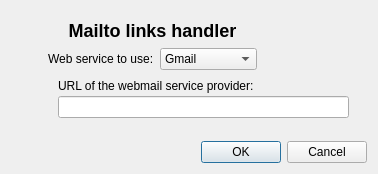
<?xml version="1.0" encoding="UTF-8"?>
<ui version="4.0">
 <class>MailHandle_Settings</class>
 <widget class="QDialog" name="MailHandle_Settings">
  <property name="geometry">
   <rect>
    <x>0</x>
    <y>0</y>
    <width>378</width>
    <height>174</height>
   </rect>
  </property>
  <property name="windowTitle">
   <string>MailHandle Settings</string>
  </property>
  <layout class="QGridLayout" name="gridLayout_1">
   <item row="6" column="1">
    <widget class="QDialogButtonBox" name="buttonBox">
     <property name="orientation">
      <enum>Qt::Horizontal</enum>
     </property>
     <property name="standardButtons">
      <set>QDialogButtonBox::Cancel|QDialogButtonBox::Ok</set>
     </property>
    </widget>
   </item>
   <item row="1" column="1">
    <widget class="QStackedWidget" name="stackedWidget">
     <property name="focusPolicy">
      <enum>Qt::NoFocus</enum>
     </property>
     <property name="currentIndex">
      <number>0</number>
     </property>
     <widget class="QWidget" name="settingsPage">
      <layout class="QGridLayout" name="gridLayout_2">
       <item row="0" column="4">
        <spacer name="horizontalSpacer_3">
         <property name="orientation">
          <enum>Qt::Horizontal</enum>
         </property>
         <property name="sizeHint" stdset="0">
          <size>
           <width>40</width>
           <height>20</height>
          </size>
         </property>
        </spacer>
       </item>
       <item row="0" column="2" colspan="2">
        <widget class="QLabel" name="label">
         <property name="text">
          <string>&lt;html&gt;&lt;head/&gt;&lt;body&gt;&lt;p&gt;&lt;span style=&quot; font-size:x-large; font-weight:600;&quot;&gt;Mailto links handler&lt;/span&gt;&lt;/p&gt;&lt;/body&gt;&lt;/html&gt;</string>
         </property>
         <property name="alignment">
          <set>Qt::AlignCenter</set>
         </property>
        </widget>
       </item>
       <item row="0" column="0">
        <spacer name="horizontalSpacer_2">
         <property name="orientation">
          <enum>Qt::Horizontal</enum>
         </property>
         <property name="sizeHint" stdset="0">
          <size>
           <width>40</width>
           <height>20</height>
          </size>
         </property>
        </spacer>
       </item>
       <item row="0" column="1" alignment="Qt::AlignHCenter|Qt::AlignVCenter">
        <widget class="QLabel" name="label_2">
         <property name="text">
          <string/>
         </property>
         <property name="pixmap">
          <pixmap resource="mailhandle_res.qrc">:/mailhandle/data/mailhandle.png</pixmap>
         </property>
         <property name="alignment">
          <set>Qt::AlignCenter</set>
         </property>
        </widget>
       </item>
       <item row="1" column="2">
        <widget class="QLabel" name="label_3">
         <property name="text">
          <string>Web service to use:</string>
         </property>
        </widget>
       </item>
       <item row="1" column="3">
        <widget class="QComboBox" name="mhservice">
         <item>
          <property name="text">
           <string>Gmail</string>
          </property>
          <property name="icon">
           <iconset resource="mailhandle_res.qrc">
            <normaloff>:/mailhandle/data/gmail.png</normaloff>:/mailhandle/data/gmail.png</iconset>
          </property>
         </item>
         <item>
          <property name="text">
           <string>Mail.ru</string>
          </property>
          <property name="icon">
           <iconset resource="mailhandle_res.qrc">
            <normaloff>:/mailhandle/data/mailru.png</normaloff>:/mailhandle/data/mailru.png</iconset>
          </property>
         </item>
         <item>
          <property name="text">
           <string>Яandex</string>
          </property>
          <property name="icon">
           <iconset resource="mailhandle_res.qrc">
            <normaloff>:/mailhandle/data/yandex.png</normaloff>:/mailhandle/data/yandex.png</iconset>
          </property>
         </item>
         <item>
          <property name="text">
           <string>Outlook</string>
          </property>
          <property name="icon">
           <iconset resource="mailhandle_res.qrc">
            <normaloff>:/mailhandle/data/outlook.png</normaloff>:/mailhandle/data/outlook.png</iconset>
          </property>
         </item>
         <item>
          <property name="text">
           <string>Yahoo!</string>
          </property>
          <property name="icon">
           <iconset resource="mailhandle_res.qrc">
            <normaloff>:/mailhandle/data/yahoo.png</normaloff>:/mailhandle/data/yahoo.png</iconset>
          </property>
         </item>
         <item>
          <property name="text">
           <string>My Opera</string>
          </property>
          <property name="icon">
           <iconset resource="mailhandle_res.qrc">
            <normaloff>:/mailhandle/data/myopera.png</normaloff>:/mailhandle/data/myopera.png</iconset>
          </property>
         </item>
         <item>
          <property name="text">
           <string>FastMail</string>
          </property>
          <property name="icon">
           <iconset resource="mailhandle_res.qrc">
            <normaloff>:/mailhandle/data/fastmail.png</normaloff>:/mailhandle/data/fastmail.png</iconset>
          </property>
         </item>
         <item>
          <property name="text">
           <string>T-Online</string>
          </property>
          <property name="icon">
           <iconset resource="mailhandle_res.qrc">
            <normaloff>:/mailhandle/data/tonline.png</normaloff>:/mailhandle/data/tonline.png</iconset>
          </property>
         </item>
         <item>
          <property name="text">
           <string>RoundCube</string>
          </property>
          <property name="icon">
           <iconset resource="mailhandle_res.qrc">
            <normaloff>:/mailhandle/data/roundcube.png</normaloff>:/mailhandle/data/roundcube.png</iconset>
          </property>
         </item>
        </widget>
       </item>
       <item row="2" column="2" colspan="3" alignment="Qt::AlignVCenter">
        <widget class="QFrame" name="webservicepath">
         <property name="minimumSize">
          <size>
           <width>310</width>
           <height>50</height>
          </size>
         </property>
         <property name="toolTip">
          <string>Enter URL of your webmail service provider. For example:
https://somewebsite/roundcube</string>
         </property>
         <widget class="QLineEdit" name="mhwspath">
          <property name="geometry">
           <rect>
            <x>10</x>
            <y>20</y>
            <width>291</width>
            <height>22</height>
           </rect>
          </property>
          <property name="text">
           <string notr="true"/>
          </property>
         </widget>
         <widget class="QLabel" name="label_4">
          <property name="geometry">
           <rect>
            <x>10</x>
            <y>0</y>
            <width>271</width>
            <height>20</height>
           </rect>
          </property>
          <property name="text">
           <string>URL of the webmail service provider:</string>
          </property>
         </widget>
        </widget>
       </item>
      </layout>
     </widget>
    </widget>
   </item>
  </layout>
 </widget>
 <resources>
  <include location="mailhandle_res.qrc"/>
 </resources>
 <connections>
  <connection>
   <sender>buttonBox</sender>
   <signal>accepted()</signal>
   <receiver>MailHandle_Settings</receiver>
   <slot>accept()</slot>
   <hints>
    <hint type="sourcelabel">
     <x>248</x>
     <y>254</y>
    </hint>
    <hint type="destinationlabel">
     <x>157</x>
     <y>274</y>
    </hint>
   </hints>
  </connection>
  <connection>
   <sender>buttonBox</sender>
   <signal>rejected()</signal>
   <receiver>MailHandle_Settings</receiver>
   <slot>reject()</slot>
   <hints>
    <hint type="sourcelabel">
     <x>316</x>
     <y>260</y>
    </hint>
    <hint type="destinationlabel">
     <x>286</x>
     <y>274</y>
    </hint>
   </hints>
  </connection>
 </connections>
</ui>
